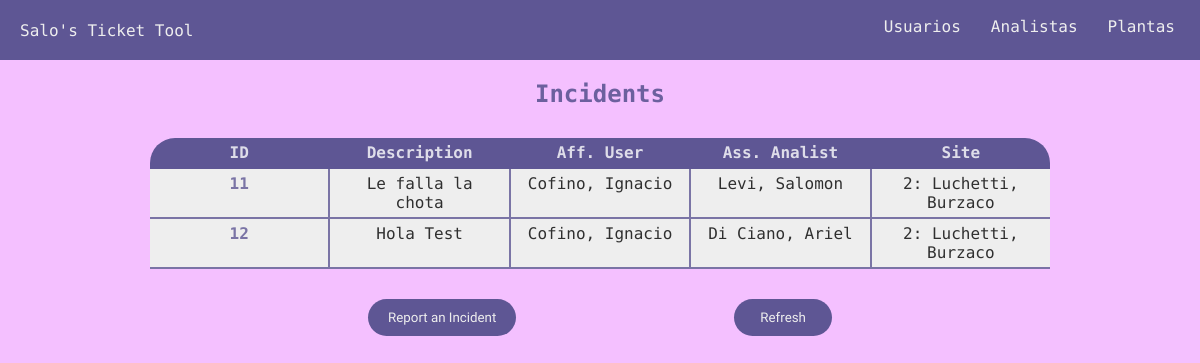
Before: / with the older database file.
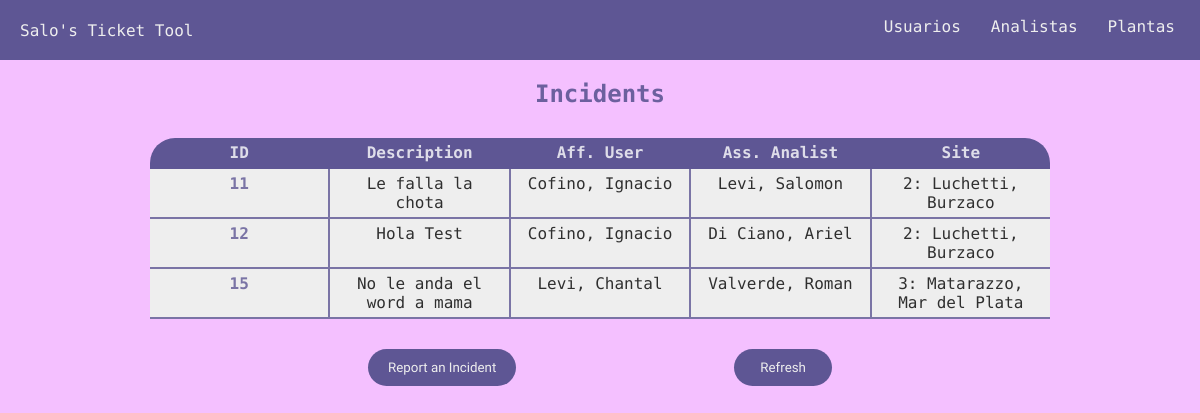
After: the same page with the newer database file.
### home/models.py (models this page shows, shortened)
class Incident(models.Model):
    analista = models.ForeignKey(Analist, on_delete=models.CASCADE)
    usuario = models.ForeignKey(Usuario, on_delete=models.CASCADE)
    planta = models.ForeignKey(Planta, on_delete=models.CASCADE)
    desc = models.CharField(max_length=100, default="Incident description")

class Usuario(models.Model):
    name = models.CharField(max_length=50)
    lastn = models.CharField(max_length=50)
    sector = models.CharField(max_length=50)
    costCenter = models.PositiveBigIntegerField()

class Analist(models.Model):
    name = models.CharField(max_length=50)
    lastn = models.CharField(max_length=50)
    sector = models.CharField(max_length=50, default='Sistemas')

class Planta(models.Model):
    plantaName = models.CharField(max_length=50)
    plantaLocation = models.CharField(max_length=50)
    def __str__(self):
        planta = str(self.id) + ': ' + self.plantaName + ', ' + self.plantaLocation
        return planta

### home/views.py (the view)
# urls.py: path("", views.IndexView.as_view(), name="main_index"),
class IndexView(TemplateView):
    template_name = 'index.html'
    def get_context_data(self, **kwargs):
        context = super().get_context_data(**kwargs)
        incidentes = Incident.objects.all()
        context['incidentes'] = incidentes
        return context

### templates/index.html (shortened to what this page needs)
{% extends "base.html" %}
{% block content %}
<h2 class="h2">Incidents</h2>
<article class="container-objects">
  <section class="container-objects__ticket">
    <div class="row">
      <div class="column">ID</div>
      <div class="column">Description</div>
      <div class="column">Aff. User</div>
      <div class="column">Ass. Analist</div>
      <div class="column">Site</div>
    </div>
    {% for incident in incidentes %}
    <div class="row">
      <div class="column incident__id">
        {{incident.id}}
      </div>
      <div class="column">
        {{incident.desc}}
      </div>
      <div class="column">
        {{incident.usuario.lastn}}, {{incident.usuario.name}}
      </div>
      <div class="column">
        {{incident.analista.lastn}}, {{incident.analista.name}}
      </div>
      <div class="column">
        {{incident.planta}}
      </div>
    </div>
    {% endfor %}
  </section>
    <section class="container-objects__btn">
      <button class="btn create-ticket-btn"><a href="create-ticket" id="create-ticket-a">Report an Incident</a></button>
      <button class="btn"><a href="">Refresh</a></button>
    </section>
</article>
{% endblock %}

Changed rows visible on the page:
added Incident: id "15", desc "No le anda el word a mama", usuario.lastn "Levi", usuario.name "Chantal", analista.lastn "Valverde", analista.name "Roman", planta "3: Matarazzo, Mar del Plata"
